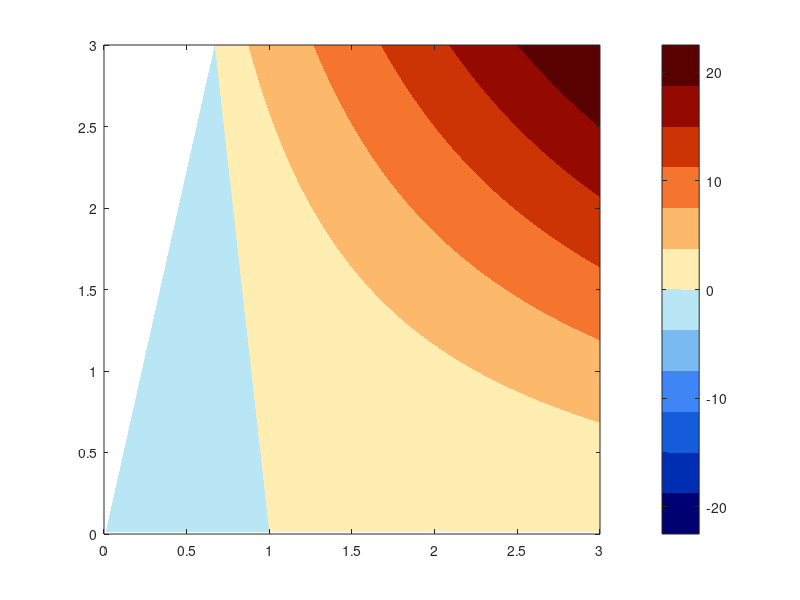

Write the MATLAB code that produced this figure. (Note: this script raises an error after producing the figure.)
%% 第二个平衡态
clear
clc
s=1/3;
del=1/2;
R=0.01:0.01:3;
lam=0.01:0.01:3;

for i=1:300
    for j=1:300
       m=lam(i)*R(j)-s-1;
       n=4*s*(R(j)-1);
       if m^2+n<0
           qeqn2(i,j)=NaN;
           continue
       end
       x=m+1+sqrt(m^2+n);
       T1eqn2(i,j)=-(x-1)^2/4/s/R(j);
       T2eqn2(i,j)=(1-x^2)/4/s/R(j);
       qeqn2(i,j)=(x-1)/2/s*R(j)/R(j);
       h1eqn2(i,j)=lam(i)*(x-1)/2/s*R(j)/R(j);
       h2eqn2(i,j)=h1eqn2(i,j)-2*R(j)*lam(i)*(T1eqn2(i,j)-T2eqn2(i,j));
       Tseqn2(i,j)=h2eqn2(i,j)-1;
    end
end
[R1,lam1]=meshgrid(R,lam);
% B=R1.*lam1;
blueOrangeRed=[0.00,0.00,0.45;...
               0.00,0.18,0.70;...
               0.08,0.36,0.86;...
               0.25,0.52,0.96;...
               0.48,0.73,0.95;...
               0.72,0.90,0.96;...
               1.00,0.93,0.70;...
               0.99,0.72,0.42;...
               0.96,0.46,0.18;...
               0.80,0.20,0.02;...
               0.58,0.04,0.00;...
               0.35,0.00,0.00];
colorbarWidth=0.018;
colorbarGap=0.025;
figure
% gca2=subplot(2,2,3);
% [c2,h2]=contour(R1,lam1,T2eqn,[-10:-2,-1,-0.75,-0.5,-0.25,0],'k','ShowText','on','linewidth',1.5,'Labelspacing',400);
% clabel(c2,h2,'fontsize',18);
% axis([1,3,0,2]);
% subtitle(gca2,'(c) T2* eq2');
% set(gca2,'fontsize',16);
% xlabel('R');
% ylabel('χ');
% gca3=subplot(2,2,2);
% [c3,h3]=contour(R1,B,T1eqn,[0,-0.1,-0.25,-0.5,-0.75,-7:-1],'k','ShowText','on','linewidth',1.5,'Labelspacing',400);
% clabel(c3,h3,'fontsize',18);
% axis([1,3,0,2]);
% subtitle(gca3,'(b) T1* eq2');
% set(gca3,'fontsize',16);
% xlabel('R');
% ylabel('χ');
gca5=subplot(1,1,1);
q2clim=[-22.5,22.5];
q2ticks=-20:5:20;
q2levels=linspace(q2clim(1),q2clim(2),size(blueOrangeRed,1)+1);
q2plot=qeqn2;
q2plot(q2plot<q2clim(1))=q2clim(1);
q2plot(q2plot>q2clim(2))=q2clim(2);
[~,h5]=contourf(R1,lam1,q2plot,q2levels,'LineStyle','none');
hold on
axis([0,3,0,3]);
caxis(gca5,q2clim);
colormap(gca5,blueOrangeRed);
cb5=colorbar(gca5);
set(cb5,'Ticks',q2ticks,'TickLabels',arrayfun(@num2str,q2ticks,'UniformOutput',false));
plot(ones(1,301),0:0.01:3,'k-','LineWidth',2);
hold on
plot(0.01:0.01:1,(1+s)./[0.01:0.01:1],'k--','LineWidth',2);
set(cb5,'fontsize',16,'FontName','Times New Roman');
title(gca5,'q_2^*','Interpreter','tex','FontName','Times New Roman');
set(gca5,'fontsize',16,'FontName','Times New Roman');
set(gca5,'Color',[0.88,0.88,0.88]);
xlabel('R','FontName','Times New Roman');
ylabel('Λ','FontName','Times New Roman');
ax5pos=get(gca5,'Position');
set(cb5,'Position',[ax5pos(1)+ax5pos(3)+colorbarGap,ax5pos(2),colorbarWidth,ax5pos(4)]);
% gca1=subplot(2,2,4);
% [c1,h1]=contour(R1,B,h1eqn,[0,0.25,0.5,0.75,1:9],'k','ShowText','on','linewidth',1.5,'Labelspacing',230);
% clabel(c1,h1,'fontsize',18);
% axis([1,3,0,2]);
% subtitle(gca1,'(d) η1* eq2');
% set(gca1,'fontsize',16);
% xlabel('R');
% ylabel('χ');

% figure
% gca2=subplot(2,2,1);
% [c2,h2]=contour(R1,B,h2eqn,[0,-0.25,-0.5,-0.75,-1:-1:-9],'k','ShowText','on','linewidth',1.5,'Labelspacing',300);
% clabel(c2,h2,'fontsize',18);
% axis([1,3,0,2]);
% subtitle(gca2,'(e) η2* eq2');
% set(gca2,'fontsize',16);
% xlabel('R');
% ylabel('χ');
% gca4=subplot(2,2,2);
% [c4,h4]=contour(R1,B,Tseqn,[-1,-1.25,-1.5,-1.75,-2:-1:-10],'k','ShowText','on','linewidth',1.5,'Labelspacing',400);
% clabel(c4,h4,'fontsize',18);
% axis([1,3,0,2]);
% subtitle(gca4,'(f) Ts* eq2');
% set(gca4,'fontsize',16);
% xlabel('R');
% ylabel('χ');

% figure
% gca=subplot(1,1,1);
% plot([0.001:0.001:1],s+1+sqrt(4*s*(1-[0.001:0.001:1])),'k','linewidth',1.5)
% hold on
% plot([0.001:0.001:1],s+1-sqrt(4*s*(1-[0.001:0.001:1])),'k--','linewidth',1.5)
% hold on
% plot(ones(1,1333),0.001:0.001:4/3,'k','linewidth',1.5)
% axis([0,3,0,2]);
% xlabel('R');
% ylabel('χ');
% set(gca,'fontsize',28);
% str = {'q*≥0'};
% text(1.5,1,str,'fontsize',14);
% str = {'q*＜0'};
% text(1.5,1,str,'fontsize',14);
% str = {'Complex Root'};
% text(1.5,1,str,'fontsize',14);
% title('The second equilibrium');

%% 第三个平衡态
for i=1:300
    for j=1:300
       m=lam(i)*R(j)-s-1;
       n=4*s*(R(j)-1);
       if m^2+n<0
           qeqn3(i,j)=NaN;
           continue
       end
       x=m+1-sqrt(m^2+n);
       % T1eqn(i,j)=-(x-1)^2/4/s/R(j);
       % T2eqn(i,j)=(1-x^2)/4/s/R(j);
       qeqn3(i,j)=(x-1)/2/s;
       % h1eqn(i,j)=lam(i)*(x-1)/2/s*R(j)/R(j);
       % h2eqn(i,j)=h1eqn(i,j)-2*R(j)*lam(i)*(T1eqn(i,j)-T2eqn(i,j));
       % Tseqn(i,j)=h2eqn(i,j)-1;
    end
end

figure
gca6=subplot(1,1,1);
q3clim=[-5,5];
q3ticks=-5:1:5;
q3levels=linspace(q3clim(1),q3clim(2),size(blueOrangeRed,1)+1);
q3plot=qeqn3;
q3plot(q3plot<q3clim(1))=q3clim(1);
q3plot(q3plot>q3clim(2))=q3clim(2);
[~,h6]=contourf(R1,lam1,q3plot,q3levels,'LineStyle','none');
hold on;
plot(ones(1,301),0:0.01:3,'k-','LineWidth',2);
hold on
plot(0.01:0.01:1,(1+s)./[0.01:0.01:1],'k--','LineWidth',2);
axis([0,3,0,3]);
caxis(gca6,q3clim);
colormap(gca6,blueOrangeRed);
cb6=colorbar(gca6);
set(cb6,'Ticks',q3ticks,'TickLabels',arrayfun(@num2str,q3ticks,'UniformOutput',false));
set(cb6,'fontsize',16,'FontName','Times New Roman');
title(gca6,'q_3^*','Interpreter','tex','FontName','Times New Roman');
set(gca6,'fontsize',16,'FontName','Times New Roman');
set(gca6,'Color',[0.88,0.88,0.88]);
xlabel('R','FontName','Times New Roman');
ylabel('Λ','FontName','Times New Roman');
ax6pos=get(gca6,'Position');
set(cb6,'Position',[ax6pos(1)+ax6pos(3)+colorbarGap,ax6pos(2),colorbarWidth,ax6pos(4)]);
